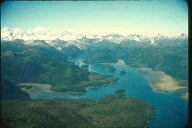
#> input picture thhold.jpg, 192 x 128 px, found by its file name
$ python threshold.py
#> lines starting #> are read from the running program, lines starting #| are printed output that depends on the picture; after the words box and inside, x2 and y2 are one past the last pixel; in counts of white or black regions, pixels touching at a corner belong together
import cv2 as cv
import numpy as np
from matplotlib import pyplot as plt
img = cv.imread('img/thhold.jpg', cv.IMREAD_GRAYSCALE)
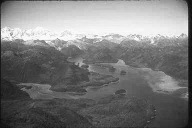
#> img: shape (128, 192); min 6, max 255, mean 122.9
assert img is not None, "file could not be read, check with os.path.exists()"
ret,thresh1 = cv.threshold(img,127,255,cv.THRESH_BINARY)
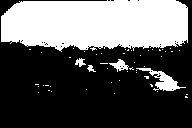
#> thresh1: shape (128, 192); 36.8% white; 51 white regions (46 under 20 px), largest, box (x1, y1, x2, y2) and area: (1, 0, 188, 52) 8374, (136, 68, 186, 91) 370, (109, 59, 129, 72) 116, (75, 58, 86, 67) 54, (87, 65, 96, 72) 33
ret,thresh2 = cv.threshold(img,127,255,cv.THRESH_BINARY_INV)
ret,thresh3 = cv.threshold(img,127,255,cv.THRESH_TRUNC)
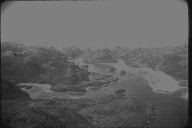
#> thresh3: shape (128, 192); min 6, max 127, mean 96.4
ret,thresh4 = cv.threshold(img,127,255,cv.THRESH_TOZERO)
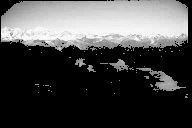
#> thresh4: shape (128, 192); min 0, max 255, mean 73.2
ret,thresh5 = cv.threshold(img,127,255,cv.THRESH_TOZERO_INV)
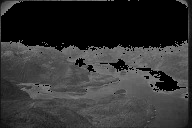
#> thresh5: shape (128, 192); min 0, max 127, mean 49.7
titles = ['Original Image','BINARY','BINARY_INV','TRUNC','TOZERO','TOZERO_INV']
images = [img, thresh1, thresh2, thresh3, thresh4, thresh5]
for i in range(6):
    plt.subplot(2,3,i+1),plt.imshow(images[i],'gray',vmin=0,vmax=255)
    plt.title(titles[i])
    plt.xticks([]),plt.yticks([])
plt.show()
